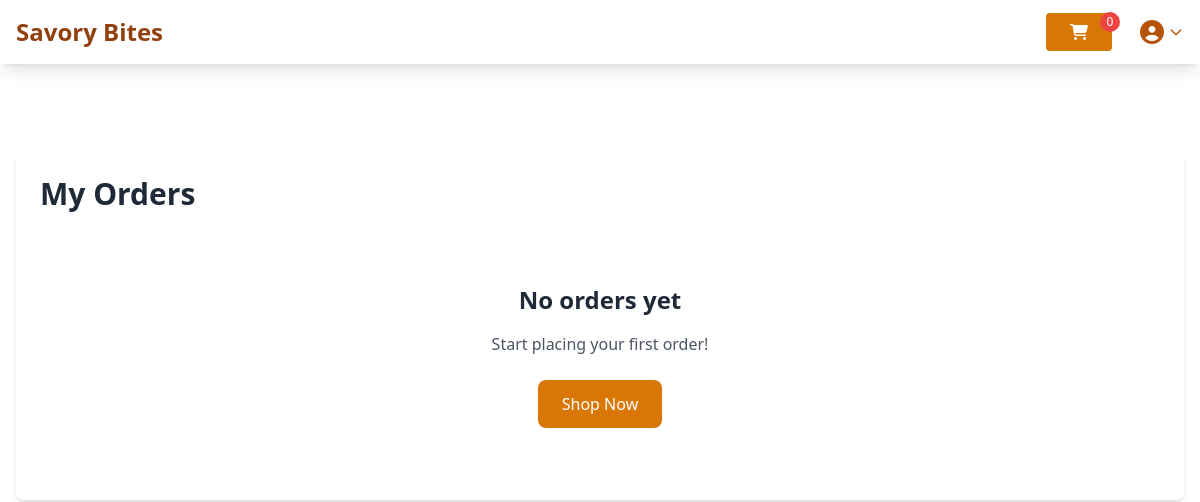
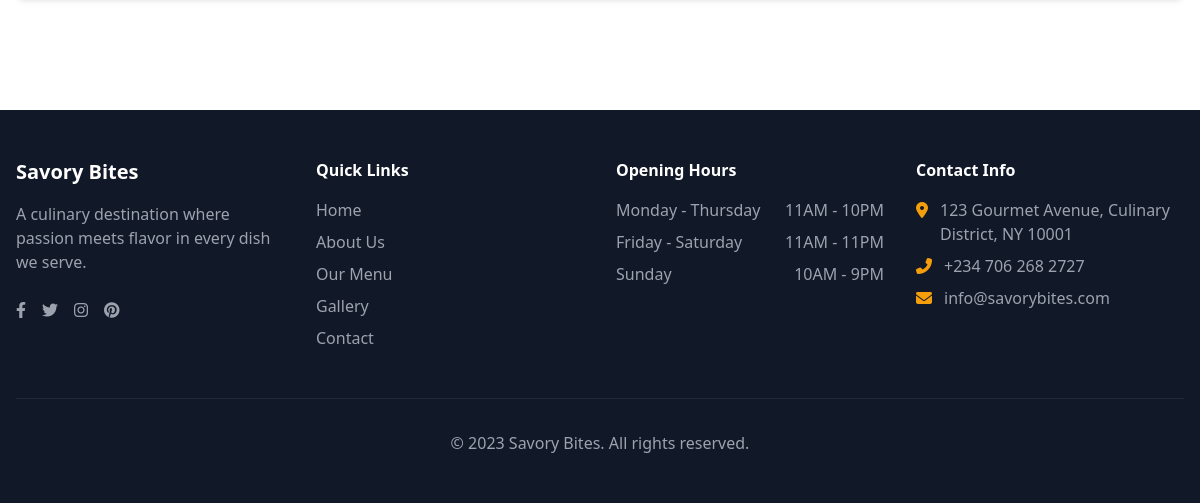
/orders/ (signed in), run on an earlier commit of the app's database (2 pictures, top to bottom).
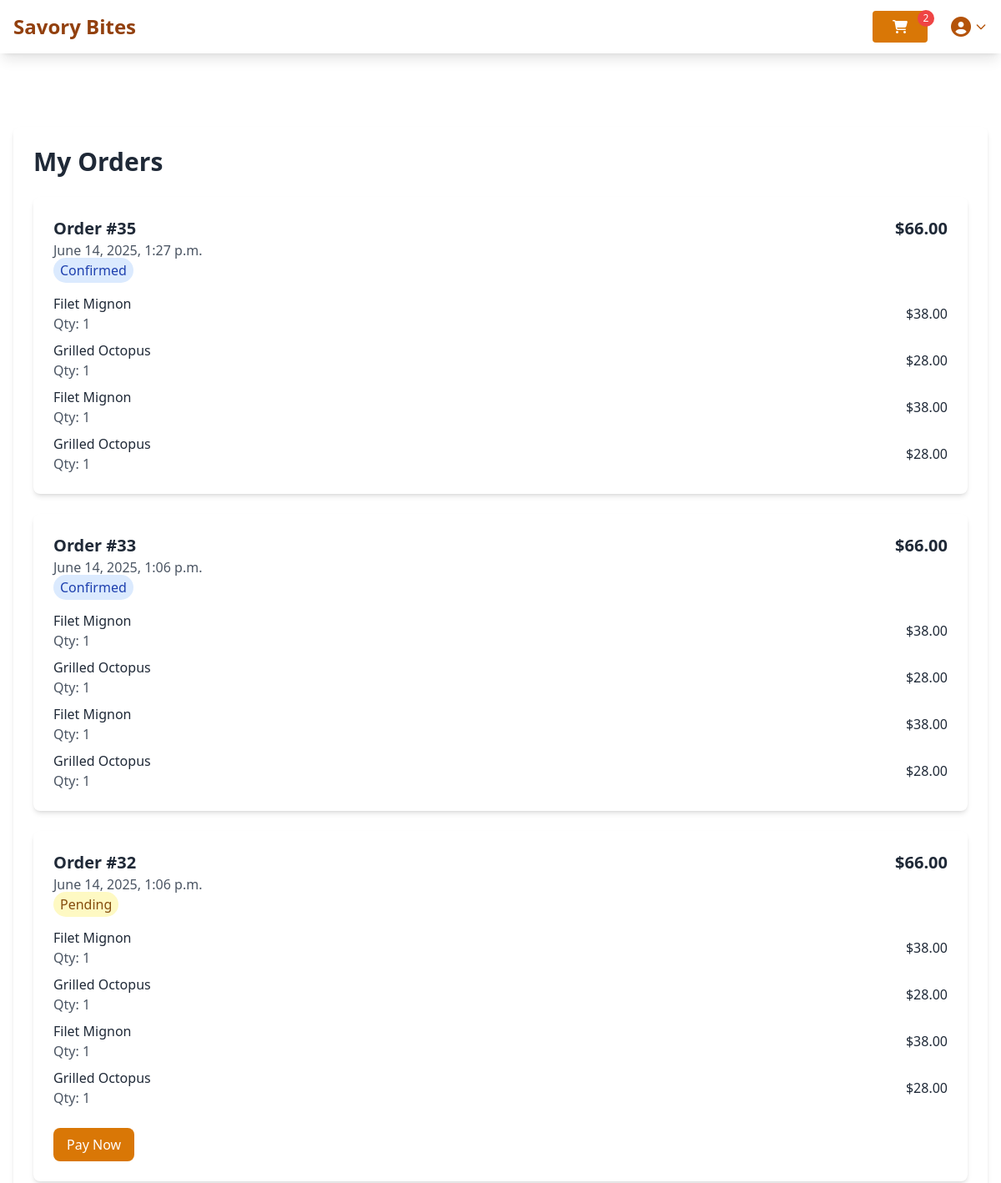
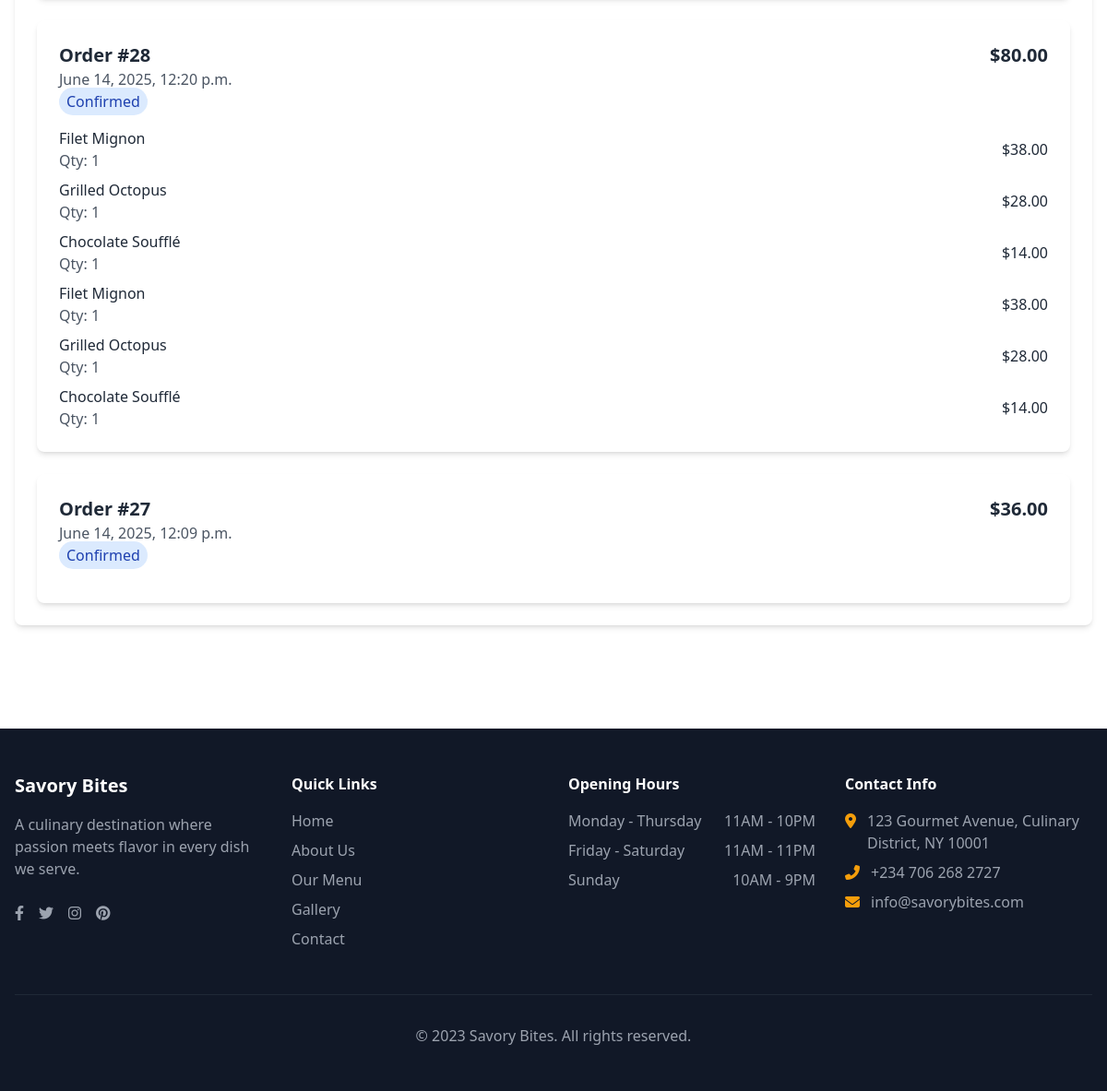
And on a later commit of the database (2 pictures, top to bottom).
### savorybites/models.py (models this page shows, shortened)
class Order(models.Model):
    order_id = models.UUIDField(default=uuid.uuid4, editable=False)
    user = models.ForeignKey(User, on_delete=models.SET_NULL, null=True, blank=True)
    customer_name = models.CharField(max_length=100)
    customer_email = models.EmailField()
    customer_phone = models.CharField(max_length=20)
    customer_address = models.TextField()
    delivery_option = models.CharField(max_length=20, choices=[
        ('dine_in', 'Dine In'),
        ('takeaway', 'Takeaway'),
        ('delivery', 'Delivery')
    ], default='dine_in')
    special_instructions = models.TextField(blank=True)
    cart_items = models.ManyToManyField(CartItem, related_name='orders')
    total_price = models.DecimalField(max_digits=10, decimal_places=2)
    status = models.CharField(max_length=20, choices=[
        ('pending', 'Pending'),
        ('confirmed', 'Confirmed'),
        ('preparing', 'Preparing'),
        ('ready', 'Ready for Pickup'),
        ('delivered', 'Delivered'),
        ('cancelled', 'Cancelled')
    ], default='pending')
    payment_status = models.CharField(max_length=20, choices=[
        ('pending', 'Pending'),
        ('paid', 'Paid'),
        ('failed', 'Failed')
    ], default='pending')
    order_date = models.DateTimeField(auto_now_add=True)
    class Meta:
        verbose_name_plural = "Orders"

class CartItem(models.Model):
    user = models.ForeignKey(User, on_delete=models.CASCADE, null=True, blank=True)
    session_key = models.CharField(max_length=40, null=True, blank=True)
    menu_item = models.ForeignKey(Menu, on_delete=models.CASCADE)
    quantity = models.PositiveIntegerField(default=1)
    subtotal = models.DecimalField(max_digits=10, decimal_places=2, default=0)
    created_at = models.DateTimeField(auto_now_add=True)
    @property
    def subtotal(self):
        return self.menu_item.price * self.quantity
    @subtotal.setter
    def subtotal(self, value):
        self._subtotal = value
        return f"{self.quantity}x {self.menu_item.name}"
    class Meta:
        verbose_name_plural = "Cart Items"

class Menu(models.Model):
    class CategoryChoices(models.TextChoices):
        STARTER = 'ST', 'Starter'
        MAIN_COURSE = 'MC', 'Main Course'
        DESSERT = 'DE', 'Dessert'
        DRINKS = 'DR', 'Drinks'
        SNACKS = 'SN', 'Snacks'
    name = models.CharField(max_length=100)
    description = models.TextField()
    price = models.DecimalField(max_digits=10, decimal_places=2)
    image = models.ImageField(upload_to='menu_images/')
    category = models.CharField(max_length=50, choices=CategoryChoices.choices, default=CategoryChoices.MAIN_COURSE)
    is_available = models.BooleanField(default=True)
    class Meta:
         verbose_name_plural = "Menu"

### savorybites/views.py (the view)
# urls.py: path('orders/', views.orders, name="orders"),
@login_required
def orders(request):
    session_key = request.session.session_key
    if not session_key:
        request.session.save()
        session_key = request.session.session_key
    if request.user.is_authenticated:
        orders = Order.objects.filter(user=request.user).order_by('-order_date')
        cart_items = CartItem.objects.filter(user=request.user)
    else:
        orders = Order.objects.filter(session_key=session_key).order_by('-order_date')
        cart_items = CartItem.objects.filter(session_key=session_key, user__isnull=True)
    paginator = Paginator(orders, 10)
    page_number = request.GET.get('page')
    page_obj = paginator.get_page(page_number)
    cart_count = cart_items.count()
    return render(request, 'utilities/orders.html', {
        'orders': page_obj,
        'cart_count': cart_count
    })

### savorybites/templates/utilities/orders.html
{% extends 'layout.html' %}
{% block content %}
<div class="max-w-7xl mx-auto px-4 py-8">
    <div class="bg-white rounded-lg shadow-md p-6 mt-10">
        <h1 class="text-3xl font-bold mb-6">My Orders</h1>
        {% if orders %}
        <div class="space-y-6">
            {% for order in orders %}
            <div class="bg-white rounded-lg shadow-md p-6">
                <div class="flex justify-between items-start">
                    <div>
                        <h2 class="text-xl font-semibold">Order #{{ order.id }}</h2>
                        <p class="text-gray-600">{{ order.order_date }}</p>
                        <span class="mt-2 px-2 py-1 rounded-full {% if order.status == 'pending' %}bg-yellow-100 text-yellow-800{% elif order.status == 'completed' %}bg-green-100 text-green-800{% else %}bg-blue-100 text-blue-800{% endif %}">
                            {{ order.get_status_display }}
                        </span>
                    </div>
                    <div class="flex items-center">
                        <span class="text-xl font-bold">${{ order.total_price }}</span>
                    </div>
                </div>
                <div class="mt-4 space-y-2">{% for item in order.cart_items.all %}
                <div class="flex justify-between items-center">
                    <div>
                        <h3 class="font-medium">{{ item.menu_item.name }}</h3>
                        <p class="text-gray-600">Qty: {{ item.quantity }}</p>
                    </div>
                    <span>${{ item.menu_item.price }}</span>
                </div>
                {% endfor %}
                    {% for item in order.cart_items.all %}
                    <div class="flex justify-between items-center">
                        <div>
                            <h3 class="font-medium">{{ item.menu_item.name }}</h3>
                            <p class="text-gray-600">Qty: {{ item.quantity }}</p>
                        </div>
                        <span>${{ item.menu_item.price }}</span>
                    </div>
                    {% endfor %}
                </div>
                {% if order.status == 'pending' and order.payment_status == 'pending' %}
                <div class="mt-6">
                    <a href="{% url 'payment' order.id %}" class="inline-block bg-amber-600 text-white px-4 py-2 rounded-lg hover:bg-amber-700 transition">
                        Pay Now
                    </a>
                </div>
                {% endif %}
            </div>
            {% endfor %}
        </div>
        {% else %}
        <div class="text-center py-12">
            <h2 class="text-2xl font-bold mb-4">No orders yet</h2>
            <p class="text-gray-600 mb-6">Start placing your first order!</p>
            <a href="{% url 'menu' %}" class="inline-block bg-amber-600 text-white px-6 py-3 rounded-lg hover:bg-amber-700 transition">
                Shop Now
            </a>
        </div>
        {% endif %}
    </div>
</div>
{% endblock %}

What changed in the data, as far as the page shows it:
added Order: id "35", order_date "June 14, 2025, 1:27 p.m.", status "Confirmed", total_price "66.00"
added CartItem: menu_item.name "Filet Mignon", quantity "1", menu_item.price "38.00"
added CartItem: menu_item.name "Grilled Octopus", quantity "1", menu_item.price "28.00"
added Order: id "33", order_date "June 14, 2025, 1:06 p.m.", status "Confirmed", total_price "66.00"
added Order: id "32", order_date "June 14, 2025, 1:06 p.m.", status "Pending", total_price "66.00", payment_status "Pay Now"
added Order: id "28", order_date "June 14, 2025, 12:20 p.m.", status "Confirmed", total_price "80.00"
added CartItem: menu_item.name "Filet Mignon", quantity "1", menu_item.price "38.00"
added CartItem: menu_item.name "Grilled Octopus", quantity "1", menu_item.price "28.00"
added CartItem: menu_item.name "Chocolate Soufflé", quantity "1", menu_item.price "14.00"
added Order: id "27", order_date "June 14, 2025, 12:09 p.m.", status "Confirmed", total_price "36.00"
Also different on the page:
{{ cart_count }}: "0" → "2"
text no longer shown: "No orders yet Start placing your first order! Shop Now"
